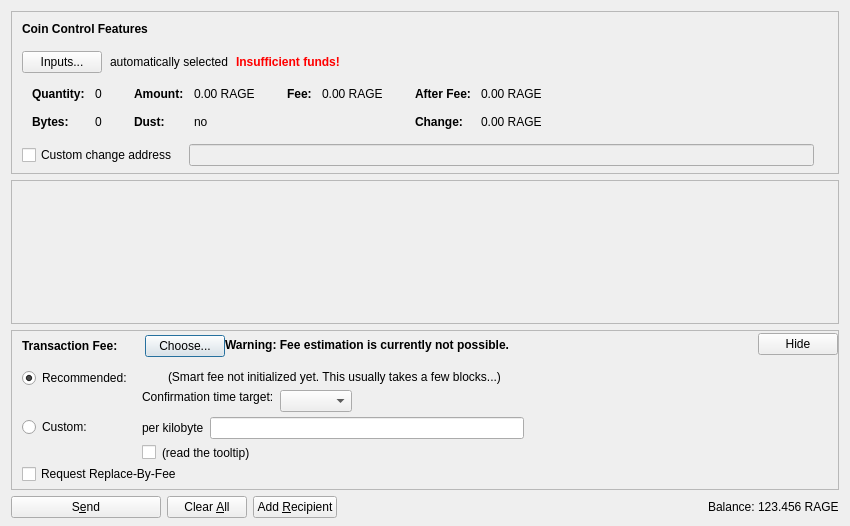
<?xml version="1.0" encoding="UTF-8"?>
<ui version="4.0">
 <class>SendCoinsDialog</class>
 <widget class="QDialog" name="SendCoinsDialog">
  <property name="geometry">
   <rect>
    <x>0</x>
    <y>0</y>
    <width>850</width>
    <height>526</height>
   </rect>
  </property>
  <property name="windowTitle">
   <string>Send Coins</string>
  </property>
  <layout class="QVBoxLayout" name="verticalLayout" stretch="0,1,0,0">
   <property name="bottomMargin">
    <number>8</number>
   </property>
   <item>
    <widget class="QFrame" name="frameCoinControl">
     <property name="sizePolicy">
      <sizepolicy hsizetype="Expanding" vsizetype="Expanding">
       <horstretch>0</horstretch>
       <verstretch>0</verstretch>
      </sizepolicy>
     </property>
     <property name="maximumSize">
      <size>
       <width>16777215</width>
       <height>16777215</height>
      </size>
     </property>
     <property name="frameShape">
      <enum>QFrame::StyledPanel</enum>
     </property>
     <property name="frameShadow">
      <enum>QFrame::Sunken</enum>
     </property>
     <layout class="QVBoxLayout" name="verticalLayoutCoinControl2">
      <property name="spacing">
       <number>0</number>
      </property>
      <property name="leftMargin">
       <number>0</number>
      </property>
      <property name="topMargin">
       <number>0</number>
      </property>
      <property name="rightMargin">
       <number>0</number>
      </property>
      <property name="bottomMargin">
       <number>6</number>
      </property>
      <item>
       <layout class="QVBoxLayout" name="verticalLayoutCoinControl" stretch="0,0,0,0,1">
        <property name="spacing">
         <number>0</number>
        </property>
        <property name="leftMargin">
         <number>10</number>
        </property>
        <property name="topMargin">
         <number>10</number>
        </property>
        <item>
         <layout class="QHBoxLayout" name="horizontalLayoutCoinControl1">
          <property name="bottomMargin">
           <number>15</number>
          </property>
          <item>
           <widget class="QLabel" name="labelCoinControlFeatures">
            <property name="sizePolicy">
             <sizepolicy hsizetype="Preferred" vsizetype="Maximum">
              <horstretch>0</horstretch>
              <verstretch>0</verstretch>
             </sizepolicy>
            </property>
            <property name="font">
             <font>
              <weight>75</weight>
              <bold>true</bold>
             </font>
            </property>
            <property name="styleSheet">
             <string notr="true">font-weight:bold;</string>
            </property>
            <property name="text">
             <string>Coin Control Features</string>
            </property>
           </widget>
          </item>
         </layout>
        </item>
        <item>
         <layout class="QHBoxLayout" name="horizontalLayoutCoinControl2" stretch="0,0,0,0">
          <property name="spacing">
           <number>8</number>
          </property>
          <property name="bottomMargin">
           <number>10</number>
          </property>
          <item>
           <widget class="QPushButton" name="pushButtonCoinControl">
            <property name="styleSheet">
             <string notr="true"/>
            </property>
            <property name="text">
             <string>Inputs...</string>
            </property>
            <property name="autoDefault">
             <bool>false</bool>
            </property>
           </widget>
          </item>
          <item>
           <widget class="QLabel" name="labelCoinControlAutomaticallySelected">
            <property name="text">
             <string>automatically selected</string>
            </property>
            <property name="margin">
             <number>5</number>
            </property>
           </widget>
          </item>
          <item>
           <widget class="QLabel" name="labelCoinControlInsuffFunds">
            <property name="font">
             <font>
              <weight>75</weight>
              <bold>true</bold>
             </font>
            </property>
            <property name="styleSheet">
             <string notr="true">color:red;font-weight:bold;</string>
            </property>
            <property name="text">
             <string>Insufficient funds!</string>
            </property>
            <property name="margin">
             <number>5</number>
            </property>
           </widget>
          </item>
          <item>
           <spacer name="horizontalSpacerCoinControl">
            <property name="orientation">
             <enum>Qt::Horizontal</enum>
            </property>
            <property name="sizeHint" stdset="0">
             <size>
              <width>40</width>
              <height>1</height>
             </size>
            </property>
           </spacer>
          </item>
         </layout>
        </item>
        <item>
         <widget class="QWidget" name="widgetCoinControl" native="true">
          <property name="sizePolicy">
           <sizepolicy hsizetype="Preferred" vsizetype="Preferred">
            <horstretch>0</horstretch>
            <verstretch>0</verstretch>
           </sizepolicy>
          </property>
          <property name="minimumSize">
           <size>
            <width>0</width>
            <height>0</height>
           </size>
          </property>
          <property name="styleSheet">
           <string notr="true"/>
          </property>
          <layout class="QHBoxLayout" name="horizontalLayoutCoinControl5">
           <property name="leftMargin">
            <number>0</number>
           </property>
           <property name="topMargin">
            <number>0</number>
           </property>
           <property name="rightMargin">
            <number>0</number>
           </property>
           <property name="bottomMargin">
            <number>0</number>
           </property>
           <item>
            <layout class="QHBoxLayout" name="horizontalLayoutCoinControl3" stretch="0,0,0,1">
             <property name="spacing">
              <number>20</number>
             </property>
             <property name="topMargin">
              <number>0</number>
             </property>
             <property name="bottomMargin">
              <number>10</number>
             </property>
             <item>
              <layout class="QFormLayout" name="formLayoutCoinControl1">
               <property name="horizontalSpacing">
                <number>10</number>
               </property>
               <property name="verticalSpacing">
                <number>14</number>
               </property>
               <property name="leftMargin">
                <number>10</number>
               </property>
               <property name="topMargin">
                <number>4</number>
               </property>
               <property name="rightMargin">
                <number>6</number>
               </property>
               <item row="0" column="0">
                <widget class="QLabel" name="labelCoinControlQuantityText">
                 <property name="font">
                  <font>
                   <weight>75</weight>
                   <bold>true</bold>
                  </font>
                 </property>
                 <property name="text">
                  <string>Quantity:</string>
                 </property>
                 <property name="margin">
                  <number>0</number>
                 </property>
                </widget>
               </item>
               <item row="0" column="1">
                <widget class="QLabel" name="labelCoinControlQuantity">
                 <property name="cursor">
                  <cursorShape>IBeamCursor</cursorShape>
                 </property>
                 <property name="contextMenuPolicy">
                  <enum>Qt::ActionsContextMenu</enum>
                 </property>
                 <property name="text">
                  <string notr="true">0</string>
                 </property>
                 <property name="margin">
                  <number>0</number>
                 </property>
                 <property name="textInteractionFlags">
                  <set>Qt::LinksAccessibleByMouse|Qt::TextSelectableByKeyboard|Qt::TextSelectableByMouse</set>
                 </property>
                </widget>
               </item>
               <item row="1" column="0">
                <widget class="QLabel" name="labelCoinControlBytesText">
                 <property name="font">
                  <font>
                   <weight>75</weight>
                   <bold>true</bold>
                  </font>
                 </property>
                 <property name="text">
                  <string>Bytes:</string>
                 </property>
                </widget>
               </item>
               <item row="1" column="1">
                <widget class="QLabel" name="labelCoinControlBytes">
                 <property name="cursor">
                  <cursorShape>IBeamCursor</cursorShape>
                 </property>
                 <property name="contextMenuPolicy">
                  <enum>Qt::ActionsContextMenu</enum>
                 </property>
                 <property name="text">
                  <string notr="true">0</string>
                 </property>
                 <property name="textInteractionFlags">
                  <set>Qt::LinksAccessibleByMouse|Qt::TextSelectableByKeyboard|Qt::TextSelectableByMouse</set>
                 </property>
                </widget>
               </item>
              </layout>
             </item>
             <item>
              <layout class="QFormLayout" name="formLayoutCoinControl2">
               <property name="horizontalSpacing">
                <number>10</number>
               </property>
               <property name="verticalSpacing">
                <number>14</number>
               </property>
               <property name="leftMargin">
                <number>6</number>
               </property>
               <property name="topMargin">
                <number>4</number>
               </property>
               <property name="rightMargin">
                <number>6</number>
               </property>
               <item row="0" column="0">
                <widget class="QLabel" name="labelCoinControlAmountText">
                 <property name="font">
                  <font>
                   <weight>75</weight>
                   <bold>true</bold>
                  </font>
                 </property>
                 <property name="text">
                  <string>Amount:</string>
                 </property>
                 <property name="margin">
                  <number>0</number>
                 </property>
                </widget>
               </item>
               <item row="0" column="1">
                <widget class="QLabel" name="labelCoinControlAmount">
                 <property name="cursor">
                  <cursorShape>IBeamCursor</cursorShape>
                 </property>
                 <property name="contextMenuPolicy">
                  <enum>Qt::ActionsContextMenu</enum>
                 </property>
                 <property name="text">
                  <string notr="true">0.00 RAGE</string>
                 </property>
                 <property name="textInteractionFlags">
                  <set>Qt::LinksAccessibleByMouse|Qt::TextSelectableByKeyboard|Qt::TextSelectableByMouse</set>
                 </property>
                </widget>
               </item>
               <item row="1" column="0">
                <widget class="QLabel" name="labelCoinControlLowOutputText">
                 <property name="font">
                  <font>
                   <weight>75</weight>
                   <bold>true</bold>
                  </font>
                 </property>
                 <property name="text">
                  <string>Dust:</string>
                 </property>
                </widget>
               </item>
               <item row="1" column="1">
                <widget class="QLabel" name="labelCoinControlLowOutput">
                 <property name="cursor">
                  <cursorShape>IBeamCursor</cursorShape>
                 </property>
                 <property name="contextMenuPolicy">
                  <enum>Qt::ActionsContextMenu</enum>
                 </property>
                 <property name="text">
                  <string notr="true">no</string>
                 </property>
                 <property name="textInteractionFlags">
                  <set>Qt::LinksAccessibleByMouse|Qt::TextSelectableByKeyboard|Qt::TextSelectableByMouse</set>
                 </property>
                </widget>
               </item>
              </layout>
             </item>
             <item>
              <layout class="QFormLayout" name="formLayoutCoinControl3">
               <property name="horizontalSpacing">
                <number>10</number>
               </property>
               <property name="verticalSpacing">
                <number>14</number>
               </property>
               <property name="leftMargin">
                <number>6</number>
               </property>
               <property name="topMargin">
                <number>4</number>
               </property>
               <property name="rightMargin">
                <number>6</number>
               </property>
               <item row="0" column="0">
                <widget class="QLabel" name="labelCoinControlFeeText">
                 <property name="font">
                  <font>
                   <weight>75</weight>
                   <bold>true</bold>
                  </font>
                 </property>
                 <property name="text">
                  <string>Fee:</string>
                 </property>
                 <property name="margin">
                  <number>0</number>
                 </property>
                </widget>
               </item>
               <item row="0" column="1">
                <widget class="QLabel" name="labelCoinControlFee">
                 <property name="cursor">
                  <cursorShape>IBeamCursor</cursorShape>
                 </property>
                 <property name="contextMenuPolicy">
                  <enum>Qt::ActionsContextMenu</enum>
                 </property>
                 <property name="text">
                  <string notr="true">0.00 RAGE</string>
                 </property>
                 <property name="textInteractionFlags">
                  <set>Qt::LinksAccessibleByMouse|Qt::TextSelectableByKeyboard|Qt::TextSelectableByMouse</set>
                 </property>
                </widget>
               </item>
              </layout>
             </item>
             <item>
              <layout class="QFormLayout" name="formLayoutCoinControl4">
               <property name="horizontalSpacing">
                <number>10</number>
               </property>
               <property name="verticalSpacing">
                <number>14</number>
               </property>
               <property name="leftMargin">
                <number>6</number>
               </property>
               <property name="topMargin">
                <number>4</number>
               </property>
               <property name="rightMargin">
                <number>6</number>
               </property>
               <item row="0" column="0">
                <widget class="QLabel" name="labelCoinControlAfterFeeText">
                 <property name="font">
                  <font>
                   <weight>75</weight>
                   <bold>true</bold>
                  </font>
                 </property>
                 <property name="text">
                  <string>After Fee:</string>
                 </property>
                 <property name="margin">
                  <number>0</number>
                 </property>
                </widget>
               </item>
               <item row="0" column="1">
                <widget class="QLabel" name="labelCoinControlAfterFee">
                 <property name="cursor">
                  <cursorShape>IBeamCursor</cursorShape>
                 </property>
                 <property name="contextMenuPolicy">
                  <enum>Qt::ActionsContextMenu</enum>
                 </property>
                 <property name="text">
                  <string notr="true">0.00 RAGE</string>
                 </property>
                 <property name="textInteractionFlags">
                  <set>Qt::LinksAccessibleByMouse|Qt::TextSelectableByKeyboard|Qt::TextSelectableByMouse</set>
                 </property>
                </widget>
               </item>
               <item row="1" column="0">
                <widget class="QLabel" name="labelCoinControlChangeText">
                 <property name="font">
                  <font>
                   <weight>75</weight>
                   <bold>true</bold>
                  </font>
                 </property>
                 <property name="text">
                  <string>Change:</string>
                 </property>
                </widget>
               </item>
               <item row="1" column="1">
                <widget class="QLabel" name="labelCoinControlChange">
                 <property name="cursor">
                  <cursorShape>IBeamCursor</cursorShape>
                 </property>
                 <property name="contextMenuPolicy">
                  <enum>Qt::ActionsContextMenu</enum>
                 </property>
                 <property name="text">
                  <string notr="true">0.00 RAGE</string>
                 </property>
                 <property name="textInteractionFlags">
                  <set>Qt::LinksAccessibleByMouse|Qt::TextSelectableByKeyboard|Qt::TextSelectableByMouse</set>
                 </property>
                </widget>
               </item>
              </layout>
             </item>
            </layout>
           </item>
          </layout>
         </widget>
        </item>
        <item>
         <layout class="QHBoxLayout" name="horizontalLayoutCoinControl4" stretch="0,0,0">
          <property name="spacing">
           <number>12</number>
          </property>
          <property name="sizeConstraint">
           <enum>QLayout::SetDefaultConstraint</enum>
          </property>
          <property name="topMargin">
           <number>5</number>
          </property>
          <property name="rightMargin">
           <number>5</number>
          </property>
          <item>
           <widget class="QCheckBox" name="checkBoxCoinControlChange">
            <property name="toolTip">
             <string>If this is activated, but the change address is empty or invalid, change will be sent to a newly generated address.</string>
            </property>
            <property name="text">
             <string>Custom change address</string>
            </property>
           </widget>
          </item>
          <item>
           <widget class="QValidatedLineEdit" name="lineEditCoinControlChange">
            <property name="enabled">
             <bool>false</bool>
            </property>
            <property name="sizePolicy">
             <sizepolicy hsizetype="Expanding" vsizetype="Fixed">
              <horstretch>0</horstretch>
              <verstretch>0</verstretch>
             </sizepolicy>
            </property>
           </widget>
          </item>
          <item>
           <widget class="QLabel" name="labelCoinControlChangeLabel">
            <property name="sizePolicy">
             <sizepolicy hsizetype="Preferred" vsizetype="Expanding">
              <horstretch>0</horstretch>
              <verstretch>0</verstretch>
             </sizepolicy>
            </property>
            <property name="minimumSize">
             <size>
              <width>0</width>
              <height>0</height>
             </size>
            </property>
            <property name="text">
             <string/>
            </property>
            <property name="margin">
             <number>3</number>
            </property>
           </widget>
          </item>
         </layout>
        </item>
        <item>
         <spacer name="verticalSpacerCoinControl">
          <property name="orientation">
           <enum>Qt::Vertical</enum>
          </property>
          <property name="sizeHint" stdset="0">
           <size>
            <width>800</width>
            <height>1</height>
           </size>
          </property>
         </spacer>
        </item>
       </layout>
      </item>
     </layout>
    </widget>
   </item>
   <item>
    <widget class="QScrollArea" name="scrollArea">
     <property name="widgetResizable">
      <bool>true</bool>
     </property>
     <widget class="QWidget" name="scrollAreaWidgetContents">
      <property name="geometry">
       <rect>
        <x>0</x>
        <y>0</y>
        <width>830</width>
        <height>104</height>
       </rect>
      </property>
      <layout class="QVBoxLayout" name="verticalLayout_2" stretch="0,1">
       <property name="leftMargin">
        <number>0</number>
       </property>
       <property name="topMargin">
        <number>0</number>
       </property>
       <property name="rightMargin">
        <number>0</number>
       </property>
       <property name="bottomMargin">
        <number>0</number>
       </property>
       <item>
        <layout class="QVBoxLayout" name="entries">
         <property name="spacing">
          <number>6</number>
         </property>
        </layout>
       </item>
       <item>
        <spacer name="verticalSpacer">
         <property name="orientation">
          <enum>Qt::Vertical</enum>
         </property>
         <property name="sizeHint" stdset="0">
          <size>
           <width>20</width>
           <height>40</height>
          </size>
         </property>
        </spacer>
       </item>
      </layout>
     </widget>
    </widget>
   </item>
   <item>
    <widget class="QFrame" name="frameFee">
     <property name="sizePolicy">
      <sizepolicy hsizetype="Expanding" vsizetype="Expanding">
       <horstretch>0</horstretch>
       <verstretch>0</verstretch>
      </sizepolicy>
     </property>
     <property name="maximumSize">
      <size>
       <width>16777215</width>
       <height>16777215</height>
      </size>
     </property>
     <property name="frameShape">
      <enum>QFrame::StyledPanel</enum>
     </property>
     <property name="frameShadow">
      <enum>QFrame::Sunken</enum>
     </property>
     <layout class="QVBoxLayout" name="verticalLayoutFee1">
      <property name="spacing">
       <number>0</number>
      </property>
      <property name="leftMargin">
       <number>0</number>
      </property>
      <property name="topMargin">
       <number>0</number>
      </property>
      <property name="rightMargin">
       <number>0</number>
      </property>
      <property name="bottomMargin">
       <number>0</number>
      </property>
      <item>
       <layout class="QVBoxLayout" name="verticalLayoutFee2" stretch="0,0,0">
        <property name="spacing">
         <number>0</number>
        </property>
        <property name="leftMargin">
         <number>10</number>
        </property>
        <property name="topMargin">
         <number>0</number>
        </property>
        <item>
         <layout class="QHBoxLayout" name="horizontalLayoutFee1">
          <property name="bottomMargin">
           <number>0</number>
          </property>
          <item>
           <layout class="QVBoxLayout" name="verticalLayoutFee7">
            <property name="spacing">
             <number>0</number>
            </property>
            <item>
             <spacer name="verticalSpacerSmartFee">
              <property name="orientation">
               <enum>Qt::Vertical</enum>
              </property>
              <property name="sizeType">
               <enum>QSizePolicy::Fixed</enum>
              </property>
              <property name="sizeHint" stdset="0">
               <size>
                <width>1</width>
                <height>4</height>
               </size>
              </property>
             </spacer>
            </item>
            <item>
             <layout class="QHBoxLayout" name="horizontalLayoutSmartFee">
              <property name="spacing">
               <number>10</number>
              </property>
              <item>
               <widget class="QLabel" name="labelFeeHeadline">
                <property name="sizePolicy">
                 <sizepolicy hsizetype="Preferred" vsizetype="Maximum">
                  <horstretch>0</horstretch>
                  <verstretch>0</verstretch>
                 </sizepolicy>
                </property>
                <property name="font">
                 <font>
                  <weight>75</weight>
                  <bold>true</bold>
                 </font>
                </property>
                <property name="styleSheet">
                 <string notr="true">font-weight:bold;</string>
                </property>
                <property name="text">
                 <string>Transaction Fee:</string>
                </property>
               </widget>
              </item>
              <item>
               <widget class="QLabel" name="labelFeeMinimized">
                <property name="text">
                 <string/>
                </property>
               </widget>
              </item>
              <item>
               <widget class="QPushButton" name="buttonChooseFee">
                <property name="text">
                 <string>Choose...</string>
                </property>
               </widget>
              </item>
             </layout>
            </item>
            <item>
             <spacer name="verticalSpacer_5">
              <property name="orientation">
               <enum>Qt::Vertical</enum>
              </property>
              <property name="sizeHint" stdset="0">
               <size>
                <width>1</width>
                <height>1</height>
               </size>
              </property>
             </spacer>
            </item>
           </layout>
          </item>
          <item>
           <widget class="QLabel" name="fallbackFeeWarningLabel">
            <property name="toolTip">
             <string>Using the fallbackfee can result in sending a transaction that will take several hours or days (or never) to confirm. Consider choosing your fee manually or wait until you have validated the complete chain.</string>
            </property>
            <property name="font">
            <font>
                <weight>75</weight>
                <bold>true</bold>
            </font>
            </property>
            <property name="text">
             <string>Warning: Fee estimation is currently not possible.</string>
            </property>
            <property name="wordWrap">
             <bool>false</bool>
            </property>
           </widget>
          </item>
          <item>
           <spacer name="horizontalSpacer_4">
            <property name="orientation">
             <enum>Qt::Horizontal</enum>
            </property>
            <property name="sizeType">
             <enum>QSizePolicy::MinimumExpanding</enum>
            </property>
            <property name="sizeHint" stdset="0">
             <size>
              <width>40</width>
              <height>20</height>
             </size>
            </property>
           </spacer>
          </item>
          <item>
           <widget class="QPushButton" name="buttonMinimizeFee">
            <property name="toolTip">
             <string>collapse fee-settings</string>
            </property>
            <property name="text">
             <string>Hide</string>
            </property>
           </widget>
          </item>
         </layout>
        </item>
        <item>
         <widget class="QFrame" name="frameFeeSelection">
          <layout class="QVBoxLayout" name="verticalLayoutFee12">
           <property name="spacing">
            <number>0</number>
           </property>
           <property name="leftMargin">
            <number>0</number>
           </property>
           <property name="topMargin">
            <number>0</number>
           </property>
           <property name="rightMargin">
            <number>0</number>
           </property>
           <property name="bottomMargin">
            <number>0</number>
           </property>
           <item>
            <layout class="QGridLayout" name="gridLayoutFee">
             <property name="topMargin">
              <number>10</number>
             </property>
             <property name="bottomMargin">
              <number>4</number>
             </property>
             <property name="horizontalSpacing">
              <number>10</number>
             </property>
             <property name="verticalSpacing">
              <number>4</number>
             </property>
             <item row="1" column="1">
              <layout class="QVBoxLayout" name="verticalLayoutFee8">
               <property name="spacing">
                <number>6</number>
               </property>
               <item>
                <layout class="QHBoxLayout" name="horizontalLayoutFee13">
                 <item>
                  <widget class="QLabel" name="labelCustomPerKilobyte">
                   <property name="toolTip">
                    <string>If the custom fee is set to 1000 satoshis and the transaction is only 250 bytes, then &quot;per kilobyte&quot; only pays 250 satoshis in fee, while &quot;total at least&quot; pays 1000 satoshis. For transactions bigger than a kilobyte both pay by kilobyte.</string>
                   </property>
                   <property name="text">
                    <string>per kilobyte</string>
                   </property>
                  </widget>
                 </item>
                 <item>
                  <widget class="BitcoinAmountField" name="customFee"/>
                 </item>
                 <item>
                  <spacer name="horizontalSpacer_6">
                   <property name="orientation">
                    <enum>Qt::Horizontal</enum>
                   </property>
                   <property name="sizeHint" stdset="0">
                    <size>
                     <width>1</width>
                     <height>1</height>
                    </size>
                   </property>
                  </spacer>
                 </item>
                </layout>
               </item>
               <item>
                <layout class="QHBoxLayout" name="horizontalLayoutFee8">
                 <item>
                  <widget class="QCheckBox" name="checkBoxMinimumFee">
                   <property name="toolTip">
                    <string>Paying only the minimum fee is just fine as long as there is less transaction volume than space in the blocks. But be aware that this can end up in a never confirming transaction once there is more demand for ragecoin transactions than the network can process.</string>
                   </property>
                   <property name="text">
                    <string/>
                   </property>
                  </widget>
                 </item>
                 <item>
                  <widget class="QLabel" name="labelMinFeeWarning">
                   <property name="enabled">
                    <bool>true</bool>
                   </property>
                   <property name="toolTip">
                    <string>Paying only the minimum fee is just fine as long as there is less transaction volume than space in the blocks. But be aware that this can end up in a never confirming transaction once there is more demand for ragecoin transactions than the network can process.</string>
                   </property>
                   <property name="text">
                    <string>(read the tooltip)</string>
                   </property>
                   <property name="margin">
                    <number>5</number>
                   </property>
                  </widget>
                 </item>
                 <item>
                  <spacer name="horizontalSpacer_2">
                   <property name="orientation">
                    <enum>Qt::Horizontal</enum>
                   </property>
                   <property name="sizeHint" stdset="0">
                    <size>
                     <width>1</width>
                     <height>1</height>
                    </size>
                   </property>
                  </spacer>
                 </item>
                </layout>
               </item>
              </layout>
             </item>
             <item row="0" column="0">
              <layout class="QVBoxLayout" name="verticalLayoutFee4" stretch="0,1">
               <item>
                <widget class="QRadioButton" name="radioSmartFee">
                 <property name="text">
                  <string>Recommended:</string>
                 </property>
                 <property name="checked">
                  <bool>true</bool>
                 </property>
                 <attribute name="buttonGroup">
                  <string notr="true">groupFee</string>
                 </attribute>
                </widget>
               </item>
               <item>
                <spacer name="verticalSpacer_2">
                 <property name="orientation">
                  <enum>Qt::Vertical</enum>
                 </property>
                 <property name="sizeHint" stdset="0">
                  <size>
                   <width>1</width>
                   <height>1</height>
                  </size>
                 </property>
                </spacer>
               </item>
              </layout>
             </item>
             <item row="1" column="0">
              <layout class="QVBoxLayout" name="verticalLayoutFee9" stretch="0,1">
               <item>
                <widget class="QRadioButton" name="radioCustomFee">
                 <property name="text">
                  <string>Custom:</string>
                 </property>
                 <attribute name="buttonGroup">
                  <string notr="true">groupFee</string>
                 </attribute>
                </widget>
               </item>
               <item>
                <spacer name="verticalSpacer_6">
                 <property name="orientation">
                  <enum>Qt::Vertical</enum>
                 </property>
                 <property name="sizeHint" stdset="0">
                  <size>
                   <width>1</width>
                   <height>1</height>
                  </size>
                 </property>
                </spacer>
               </item>
              </layout>
             </item>
             <item row="0" column="1">
              <layout class="QVBoxLayout" name="verticalLayoutFee3" stretch="0,0,1">
               <property name="spacing">
                <number>6</number>
               </property>
               <property name="topMargin">
                <number>2</number>
               </property>
               <item>
                <layout class="QHBoxLayout" name="horizontalLayoutFee12">
                 <item>
                  <widget class="QLabel" name="labelSmartFee">
                   <property name="text">
                    <string/>
                   </property>
                   <property name="margin">
                    <number>2</number>
                   </property>
                  </widget>
                 </item>
                 <item>
                  <widget class="QLabel" name="labelFeeEstimation">
                   <property name="text">
                    <string/>
                   </property>
                  </widget>
                 </item>
                 <item>
                  <widget class="QLabel" name="labelSmartFee2">
                   <property name="text">
                    <string>(Smart fee not initialized yet. This usually takes a few blocks...)</string>
                   </property>
                   <property name="margin">
                    <number>2</number>
                   </property>
                  </widget>
                 </item>
                 <item>
                  <spacer name="horizontalSpacer_5">
                   <property name="orientation">
                    <enum>Qt::Horizontal</enum>
                   </property>
                   <property name="sizeHint" stdset="0">
                    <size>
                     <width>1</width>
                     <height>1</height>
                    </size>
                   </property>
                  </spacer>
                 </item>
                </layout>
               </item>
               <item>
                <layout class="QHBoxLayout" name="horizontalLayoutFee9">
                 <item>
                  <layout class="QVBoxLayout" name="verticalLayoutFee6">
                   <item>
                    <widget class="QLabel" name="labelSmartFee3">
                     <property name="text">
                      <string>Confirmation time target:</string>
                     </property>
                     <property name="margin">
                      <number>2</number>
                     </property>
                    </widget>
                   </item>
                   <item>
                    <spacer name="verticalSpacer_3">
                     <property name="orientation">
                      <enum>Qt::Vertical</enum>
                     </property>
                     <property name="sizeHint" stdset="0">
                      <size>
                       <width>1</width>
                       <height>1</height>
                      </size>
                     </property>
                    </spacer>
                   </item>
                  </layout>
                 </item>
                 <item>
                  <layout class="QVBoxLayout" name="verticalLayoutFee5">
                   <property name="rightMargin">
                    <number>30</number>
                   </property>
                   <item>
                    <layout class="QHBoxLayout" name="horizontalLayoutConfTarget">
                     <property name="bottomMargin">
                      <number>0</number>
                     </property>
                     <item>
                      <widget class="QComboBox" name="confTargetSelector"/>
                     </item>
                     <item>
                      <spacer name="horizontalSpacerConfTarget">
                       <property name="orientation">
                        <enum>Qt::Horizontal</enum>
                       </property>
                       <property name="sizeHint" stdset="0">
                        <size>
                         <width>40</width>
                         <height>20</height>
                        </size>
                       </property>
                      </spacer>
                     </item>
                    </layout>
                   </item>
                  </layout>
                 </item>
                </layout>
               </item>
               <item>
                <spacer name="verticalSpacer_4">
                 <property name="orientation">
                  <enum>Qt::Vertical</enum>
                 </property>
                 <property name="sizeHint" stdset="0">
                  <size>
                   <width>1</width>
                   <height>1</height>
                  </size>
                 </property>
                </spacer>
               </item>
              </layout>
             </item>
            </layout>
           </item>
           <item>
            <widget class="QCheckBox" name="optInRBF">
             <property name="text">
              <string>Request Replace-By-Fee</string>
             </property>
             <property name="toolTip">
              <string>Indicates that the sender may wish to replace this transaction with a new one paying higher fees (prior to being confirmed).</string>
             </property>
            </widget>
           </item>
          </layout>
         </widget>
        </item>
        <item>
         <spacer name="verticalSpacerFee">
          <property name="orientation">
           <enum>Qt::Vertical</enum>
          </property>
          <property name="sizeHint" stdset="0">
           <size>
            <width>40</width>
            <height>5</height>
           </size>
          </property>
         </spacer>
        </item>
       </layout>
      </item>
     </layout>
    </widget>
   </item>
   <item>
    <layout class="QHBoxLayout" name="horizontalLayout">
     <item>
      <widget class="QPushButton" name="sendButton">
       <property name="minimumSize">
        <size>
         <width>150</width>
         <height>0</height>
        </size>
       </property>
       <property name="toolTip">
        <string>Confirm the send action</string>
       </property>
       <property name="text">
        <string>S&amp;end</string>
       </property>
       <property name="icon">
        <iconset resource="../bitcoin.qrc">
         <normaloff>:/icons/send</normaloff>:/icons/send</iconset>
       </property>
       <property name="autoDefault">
        <bool>false</bool>
       </property>
       <property name="default">
        <bool>false</bool>
       </property>
      </widget>
     </item>
     <item>
      <widget class="QPushButton" name="clearButton">
       <property name="sizePolicy">
        <sizepolicy hsizetype="Minimum" vsizetype="Fixed">
         <horstretch>0</horstretch>
         <verstretch>0</verstretch>
        </sizepolicy>
       </property>
       <property name="toolTip">
        <string>Clear all fields of the form.</string>
       </property>
       <property name="text">
        <string>Clear &amp;All</string>
       </property>
       <property name="icon">
        <iconset resource="../bitcoin.qrc">
         <normaloff>:/icons/remove</normaloff>:/icons/remove</iconset>
       </property>
       <property name="autoDefault">
        <bool>false</bool>
       </property>
      </widget>
     </item>
     <item>
      <widget class="QPushButton" name="addButton">
       <property name="toolTip">
        <string>Send to multiple recipients at once</string>
       </property>
       <property name="text">
        <string>Add &amp;Recipient</string>
       </property>
       <property name="icon">
        <iconset resource="../bitcoin.qrc">
         <normaloff>:/icons/add</normaloff>:/icons/add</iconset>
       </property>
       <property name="autoDefault">
        <bool>false</bool>
       </property>
      </widget>
     </item>
     <item>
      <spacer name="horizontalSpacer">
       <property name="orientation">
        <enum>Qt::Horizontal</enum>
       </property>
       <property name="sizeHint" stdset="0">
        <size>
         <width>40</width>
         <height>20</height>
        </size>
       </property>
      </spacer>
     </item>
     <item>
      <layout class="QHBoxLayout" name="horizontalLayout_2">
       <property name="spacing">
        <number>3</number>
       </property>
       <item>
        <widget class="QLabel" name="label">
         <property name="sizePolicy">
          <sizepolicy hsizetype="Preferred" vsizetype="Fixed">
           <horstretch>0</horstretch>
           <verstretch>0</verstretch>
          </sizepolicy>
         </property>
         <property name="text">
          <string>Balance:</string>
         </property>
        </widget>
       </item>
       <item>
        <widget class="QLabel" name="labelBalance">
         <property name="sizePolicy">
          <sizepolicy hsizetype="Preferred" vsizetype="Fixed">
           <horstretch>0</horstretch>
           <verstretch>0</verstretch>
          </sizepolicy>
         </property>
         <property name="cursor">
          <cursorShape>IBeamCursor</cursorShape>
         </property>
         <property name="text">
          <string notr="true">123.456 RAGE</string>
         </property>
         <property name="textInteractionFlags">
          <set>Qt::LinksAccessibleByMouse|Qt::TextSelectableByKeyboard|Qt::TextSelectableByMouse</set>
         </property>
        </widget>
       </item>
      </layout>
     </item>
    </layout>
   </item>
  </layout>
 </widget>
 <customwidgets>
  <customwidget>
   <class>QValidatedLineEdit</class>
   <extends>QLineEdit</extends>
   <header>qvalidatedlineedit.h</header>
  </customwidget>
  <customwidget>
   <class>BitcoinAmountField</class>
   <extends>QLineEdit</extends>
   <header>bitcoinamountfield.h</header>
   <container>1</container>
  </customwidget>
 </customwidgets>
 <resources>
  <include location="../bitcoin.qrc"/>
 </resources>
 <connections/>
 <buttongroups>
  <buttongroup name="groupFee"/>
 </buttongroups>
</ui>
